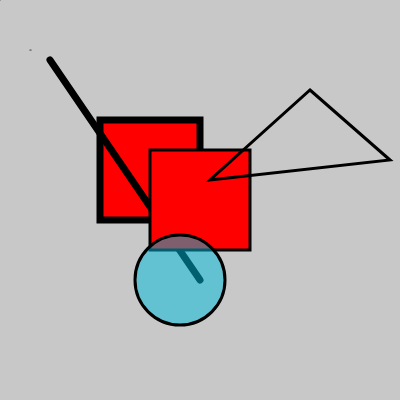
Frame 1 (no input)
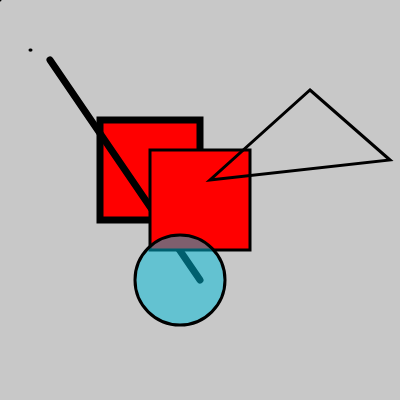
Frame 60 (no input)
Frame 120 (the mouse pressed at the canvas centre since frame 60): identical to frame 60, image omitted

The p5.js sketch that drew these frames (run headless with seeded random() and noise() and a simulated clock; from frame 60 on, the mouse is pressed at the canvas centre):

// p5.js sketch
// ── sketch.js
function setup(){
	createCanvas(400, 400)
}

function draw(){
	background(200)

	point(30,50)  //istruzione +  parametri
	point(0,0)
	point(31,50)

	strokeWeight(7)
	fill(255,0,0)	//imposto fill prima della forma
	rect(100,120, 100,100)	//all'inizio xy e poi base + altezza
	
	line(50,60, 200,280)	//xy punto di partenza + xy punto di arrivo
	
	strokeWeight(3)
	rect(150,150, 100,100)

	//in base a come scrivo il codice visualizzerò prima una cosa e poi l'altra
	fill(0,190,220, 128) //ultimo parametro è opacità
	ellipse(180,280, 90,90)

	noFill()
	triangle(310,90, 390,160, 210,180)
}
